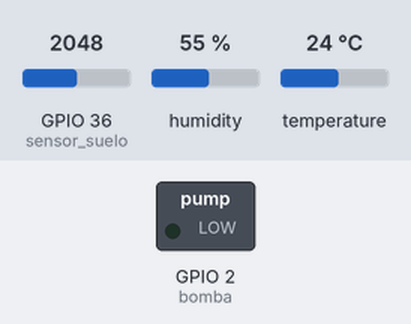
Recording of a sketch running on a simulated ESP32. Shown: switched loads named in the sketch (green lamp = pin HIGH). Inputs (shaded band) come from the test bench; at power-on: GPIO 36 (sensor_suelo) = 2048, humidity 55 %, temperature 24 °C (analog values on the 0–4095 scale). WiFi joins after 1.5 s; servers stay silent unless stated; what the sketch prints to the serial monitor is not drawn.

Above: at 2.7 s.
2.8 s: GPIO 36 (sensor_suelo) set to 2160
At 13.2 s:
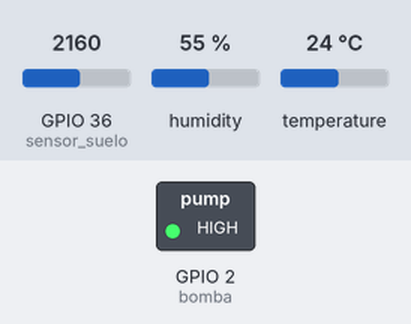
14.9 s: GPIO 36 (sensor_suelo) set to 2047
At 15.7 s:
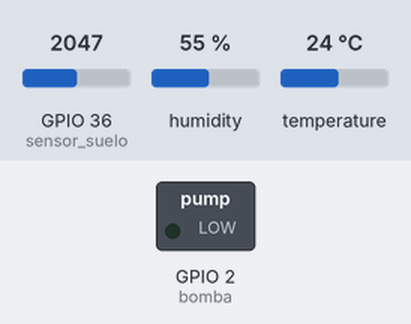
22.1 s: GPIO 36 (sensor_suelo) set to 2866
At 33.5 s:
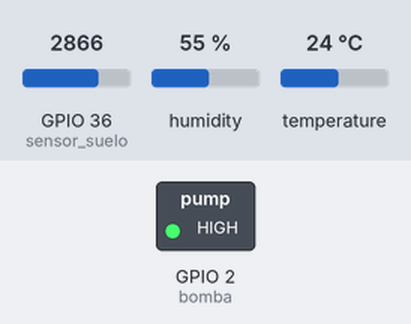
Timing chart, 0 to 40.7 s (numbered marks = the images above; inputs shaded):
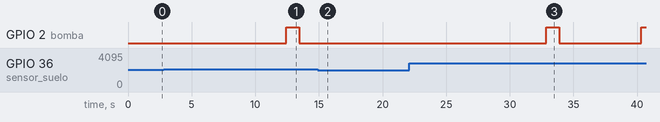

Measured:
- the behaviour switches between 2087 and 2088 on GPIO 36 (sensor_suelo) (found by bisection; images 0 and 1)
- after the input at 2.8 s, GPIO 2 (bomba): LOW → HIGH after 9.7 s, → LOW 1.0 s later
- after the input at 14.9 s, GPIO 2 (bomba): stays LOW (without the input it goes to HIGH after 5.0 s)
- after the input at 22.1 s, GPIO 2 (bomba): LOW → HIGH after 10.8 s, → LOW 1.0 s later, → HIGH 6.5 s later

The sketch:

Firebase_ESP32_irrigation.ino
```cpp
#include <Arduino_JSON.h>
#include <DHT.h>
#include <Firebase_ESP_Client.h>
#include "addons/TokenHelper.h"
#include "addons/RTDBHelper.h"
#include<WiFi.h>


#define DHTPIN 4
#define DHTTYPE DHT11
const int sensor_suelo = 36;
int bomba = 2;

DHT dht(DHTPIN,DHTTYPE);


#define WIFI_SSID "YOURWIFI"
#define WIFI_PASSWORD "YOURPASSWORD"


#define API_KEY "YOUR APIKEY"
#define DATABASE_URL "YOUR URL"


FirebaseData fbdo;

FirebaseAuth auth;
FirebaseConfig config;

bool signupOK = false;
void setup() {
  pinMode(DHTPIN,INPUT);
  pinMode(bomba,OUTPUT);
  dht.begin();
  Serial.begin(115200);
  WiFi.begin(WIFI_SSID, WIFI_PASSWORD);
  Serial.print("Conectando a la red wi-fi");
  analogReadResolution(10); //ajustamos la resolción del sensor

  while(WiFi.status() != WL_CONNECTED){
    Serial.print(".");
    delay(500);
  }
  Serial.println();
  Serial.print("Conectado con IP: ");
  Serial.println(WiFi.localIP());
  Serial.println();

  //asignamos la llave API
  config.api_key = API_KEY;

  //asignamos la URL
  config.database_url = DATABASE_URL;

  //Registro exitoso
  if(Firebase.signUp(&config, &auth, "", "")){
    Serial.println("Registro exitoso!");
    signupOK = true;
  }else{
    Serial.printf("%s\n", config.signer.signupError.message.c_str());
  }

  //asignamos la funcion de callback paraa la generacion de la tarea de token
  config.token_status_callback = tokenStatusCallback;

  Firebase.begin(&config, &auth);
  Firebase.reconnectWiFi(true);

}

void loop() {

     float humdht = dht.readHumidity();
     float temdht = dht.readTemperature();

   int hum_suelo = analogRead(sensor_suelo);
  hum_suelo= abs((((hum_suelo)*100)/1023)-100) ;
    //int hum = map(hum_suelo,0,1023,100,0);


     if(Firebase.ready() && signupOK){

        if(Firebase.RTDB.setFloat(&fbdo, "DHT/ humedad",humdht)){
          Serial.print("Humedad: ");
          Serial.println(humdht);
          delay(2000);
        }else {
          Serial.println("Toma no medida");
          Serial.println("Razón: " + fbdo.errorReason());
           delay(2000);
        }

        if(Firebase.RTDB.setFloat(&fbdo, "DHT/Temperatura",temdht)){
          Serial.print("Temperatura: ");
          Serial.println(temdht);
           //delay(2000);
        }else {
          Serial.println("Toma no medida");
          Serial.println("Razón: " + fbdo.errorReason());
           //delay(2000);
        }

        if(Firebase.RTDB.setFloat(&fbdo, "DHT/Humedad en suelo",hum_suelo)){
          Serial.print("Humedad en suelo: ");
          Serial.println(hum_suelo);
           delay(2000);
        }else {
          Serial.println("Toma no medida");
          Serial.println("Razón: " + fbdo.errorReason());
           //delay(2000);
        }

        }
              if(hum_suelo < 50){
          digitalWrite(bomba,HIGH);
          delay(1000);
          digitalWrite(bomba,LOW);
      }else{
        digitalWrite(bomba,LOW);
      }


     Serial.println("--------------------");
     delay(2000);
}
```
